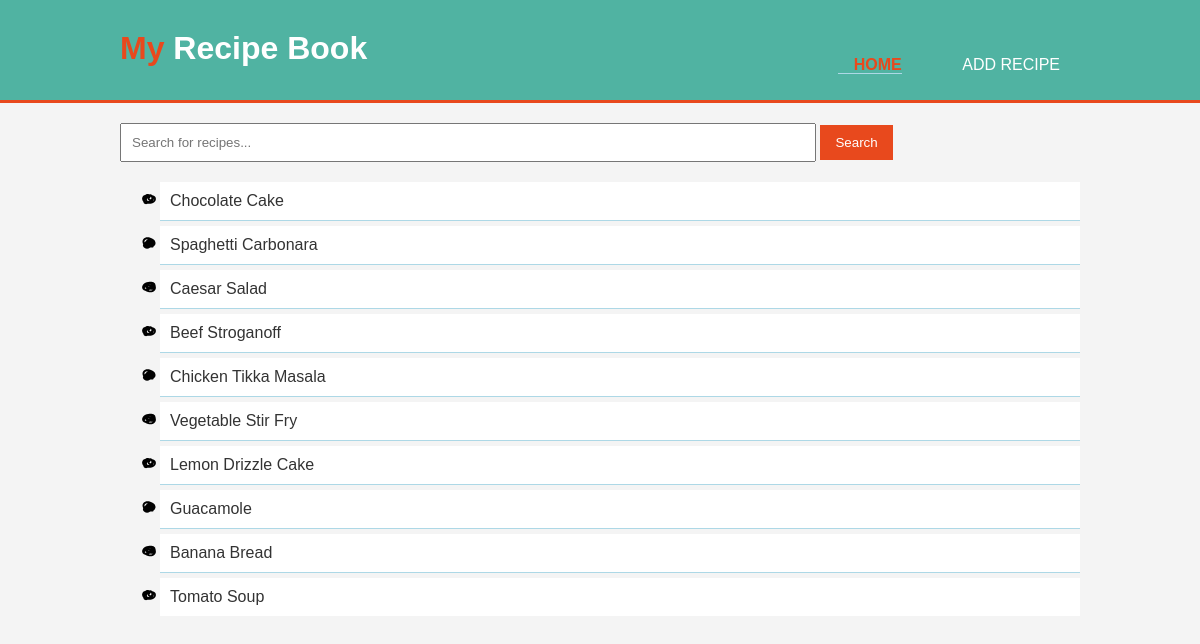
The page / on the database its author committed.
### tables this page shows
CREATE TABLE recipes (
        id INTEGER PRIMARY KEY AUTOINCREMENT,
        title TEXT NOT NULL,
        description TEXT NOT NULL,
        procedure TEXT,
        rating INTEGER,
        time_taken TEXT,
        ingredients TEXT
    );

### app.py (the view)
@app.route('/')
def index():
    conn = get_db_connection()
    recipes = conn.execute('SELECT * FROM recipes').fetchall()
    conn.close()
    return render_template('index.html', recipes=recipes)

### app.py (called while the page is built)
def get_db_connection():
    conn = sqlite3.connect('database.db')
    conn.row_factory = sqlite3.Row
    return conn

### templates/index.html (shortened to what this page needs)
<!DOCTYPE html>
<html>
<head>
    <link rel="stylesheet" type="text/css" href="{{ url_for('static', filename='style.css') }}">
</head>
<body>
    <header>
        <div class="container">
            <div id="branding">
                <h1><span class="highlight">My</span> Recipe Book</h1>
            </div>
            <nav>
                <ul>
                    <li class="current"><a href="{{ url_for('index') }}">Home</a></li>
                    <li><a href="{{ url_for('add') }}">Add Recipe</a></li>
                </ul>
            </nav>
        </div>
    </header>
    <div class="container">
        <div class="search-box">
            <form action="{{ url_for('search') }}" method="post">
                <input type="text" name="search" placeholder="Search for recipes...">
                <input type="submit" value="Search">
            </form>
        </div>
        <ul class="recipe-list">
            {% for recipe in recipes %}
                <li><a href="{{ url_for('recipe', id=recipe['id']) }}">{{ recipe['title'] }}</a></li>
            {% endfor %}
        </ul>
    </div>
</body>
</html>

### static/style.css (style rules this page uses)
body { font-family: 'Arial', sans-serif; background-color: #f4f4f4; margin: 0; padding: 0; color: #333; }
.container { width: 80%; margin: auto; overflow: hidden; }
header { background: #50b3a2; color: white; padding-top: 30px; min-height: 70px; border-bottom: #e8491d 3px solid; }
header a { color: #ffffff; text-decoration: none; text-transform: uppercase; font-size: 16px; }
header ul { padding: 0; list-style: none; text-align: center; }
header li { display: inline; margin: 0 20px; }
header #branding { float: left; }
header #branding h1 { margin: 0; }
header nav { float: right; margin-top: 10px; }
header .highlight, header .current a { color: #e8491d; font-weight: bold; }
.search-box { margin: 20px 0; }
.search-box input[type="text"] { width: 70%; padding: 10px; }
.search-box input[type="submit"] { padding: 10px 15px; background: #e8491d; color: white; border: none; }
.recipe-list { margin: 20px 0; padding: 0; }
.recipe-list li { list-style: none; padding: 10px; background: white; margin-bottom: 5px; }
.recipe-list a { text-decoration: none; color: #333; }
ul.recipe-list { list-style-type: disc; margin-left: 40px; }
li { padding: 0 0 0 1rem; }
li:not(:last-child) { border-bottom: 1px solid lightblue; }
li:first-child { margin-top: 1rem; }
li:last-child { margin-bottom: 1rem; }
::marker { ' '; }
li:nth-child(3n)::marker { ' '; }
li:nth-child(3n - 1)::marker { ' '; }

### rows shown on the page
recipes: title "Chocolate Cake"
recipes: title "Spaghetti Carbonara"
recipes: title "Caesar Salad"
recipes: title "Beef Stroganoff"
recipes: title "Chicken Tikka Masala"
recipes: title "Vegetable Stir Fry"
recipes: title "Lemon Drizzle Cake"
recipes: title "Guacamole"
recipes: title "Banana Bread"
recipes: title "Tomato Soup"
